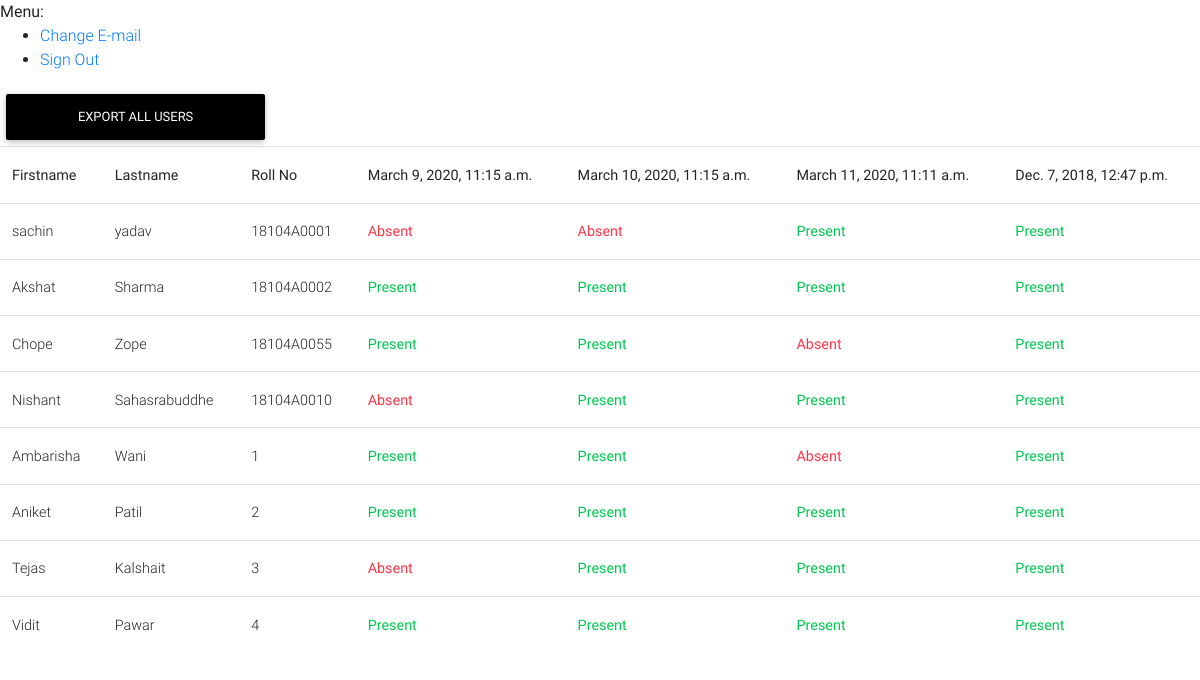
The app's page /detailed/1/1 (signed in), older data.
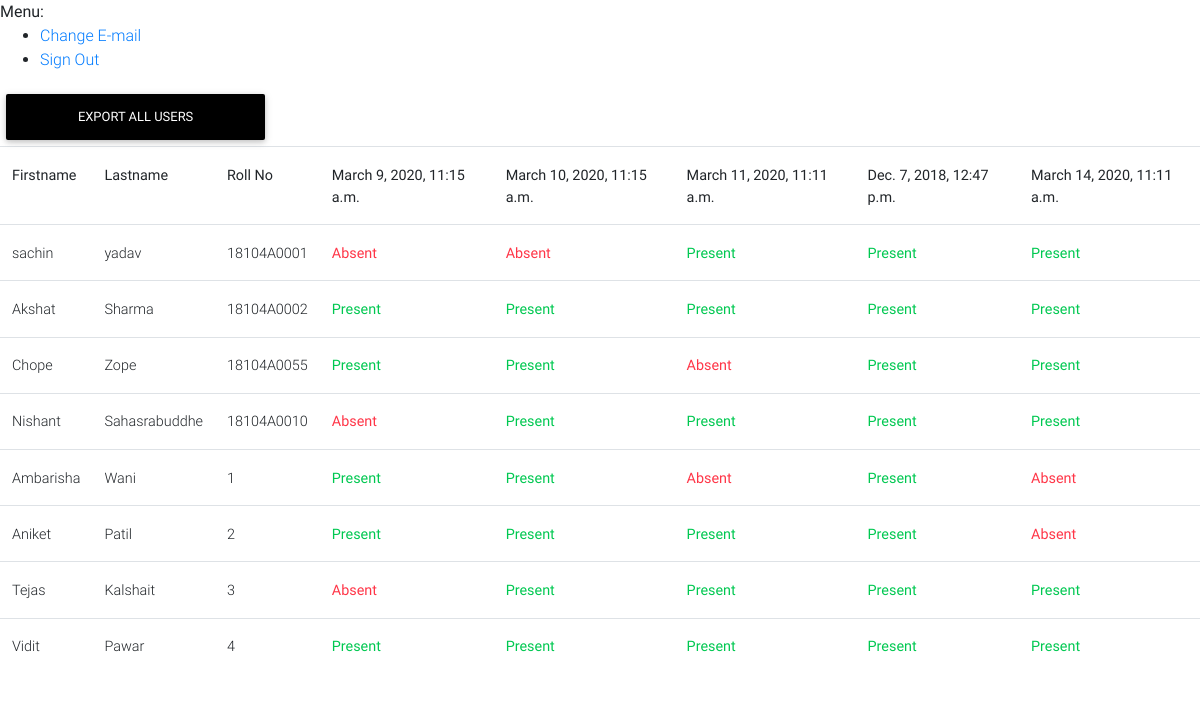
The same page, newer data.
### addentance/models.py (models this page shows, shortened)
class AttendanceTimestamp(models.Model):
    student  = models.ForeignKey('Student',on_delete=models.CASCADE,blank=True, null=True)
    subject = models.ForeignKey('Subject',on_delete=models.CASCADE,blank=True, null=True)
    present = models.BooleanField(default=True)
    timestamp = models.DateTimeField()

class Attendance(models.Model):
    student  = models.ForeignKey('Student',on_delete=models.CASCADE,blank=True, null=True)
    subject = models.ForeignKey('Subject',on_delete=models.SET_NULL,blank=True, null=True)
    detailed_attendance = models.ManyToManyField('AttendanceTimestamp',blank=True)
    not_attended = models.IntegerField(default=0)
    total = models.IntegerField(default=0)

class Student(models.Model):
    first_name  = models.CharField(max_length = 100)
    last_name  = models.CharField(max_length = 100)
    roll_no  = models.CharField(max_length = 100)

### addentance/views.py (the view)
# urls.py: path('detailed/<class_pk>/<subject_pk>', views.DetailedAttendance.as_view(), name="detailed-attendance"),
class DetailedAttendance(LoginRequiredMixin,View):
    def get(self,request,class_pk,subject_pk,*args,**kwargs):
        class_ = Class.objects.get(pk=class_pk)
        teacher = Teacher.objects.get(user= request.user)
        subject = Subject.objects.get(pk=subject_pk)
        if isTeacher(class_,teacher,subject):
            attendances = []
            for student in class_.students.all():
                attend = Attendance.objects.get(student =student,subject=subject)
                attendances.append(attend)
            context = {
                'attendance':attendances,
                'class':class_,
                'subject':subject,
                'last_attendance':attend,
            }
            return render(request,"detailed_atendance.html", context)
        else:
            return redirect('home') #render a error 404 not found template

### addentance/views.py (called while the page is built)
def isTeacher(class_,teacher,subject):
        try:
            teacher_dets  = Teacher_Detail.objects.get(teacher=teacher, subject=subject)
        except:
            teacher_dets = None
        if teacher_dets is not None:
            for class__ in teacher_dets.classes.all():
                if class_==class__:
                        return True
        return False

### templates/detailed_atendance.html
{% extends 'base.html' %}
{% block content %}
                <a href="{% url 'export_users_csv' class_pk=class.pk subject_pk=subject.pk %}" class="btn btn-black" style="width:20em">Export all users</a>
                <div class="table-responsive">
                <table class="table table-hover">
                    <tr>
                        <th>Firstname</th>
                        <th>Lastname</th>
                        <th>Roll No</th>
                        {% for time in last_attendance.detailed_attendance.all %}
                                <th>{{time.timestamp}}</th>
                        {% endfor %}
                    </tr>
            {% for student in attendance %}
                <tr>
                    <td>{{student.student.first_name}}</td>
                    <td>{{student.student.last_name}}</td>
                    <td>{{student.student.roll_no}}</td>
                    {% for day in student.detailed_attendance.all  %}
                            {% if day.present %}
                                <td class="text text-success"><b>Present</b></td>
                            {% else %}
                                <td class="text text-danger"><b>Absent</b></td>
                            {% endif %}
                    {% endfor %}
                </tr>
            {% endfor %}
                </table>
                </div>
{% endblock content %}

Row changes from the older to the newer data that the page shows:
added AttendanceTimestamp: timestamp "March 14, 2020, 11:11 a.m.", present "Present"
added AttendanceTimestamp: present "Present", shown under Attendance "sachin"
added AttendanceTimestamp: present "Present", shown under Attendance "Akshat"
added AttendanceTimestamp: present "Present", shown under Attendance "Chope"
added AttendanceTimestamp: present "Present", shown under Attendance "Nishant"
added AttendanceTimestamp: present "Absent", shown under Attendance "Ambarisha"
added AttendanceTimestamp: present "Absent", shown under Attendance "Aniket"
added AttendanceTimestamp: present "Present", shown under Attendance "Tejas"
